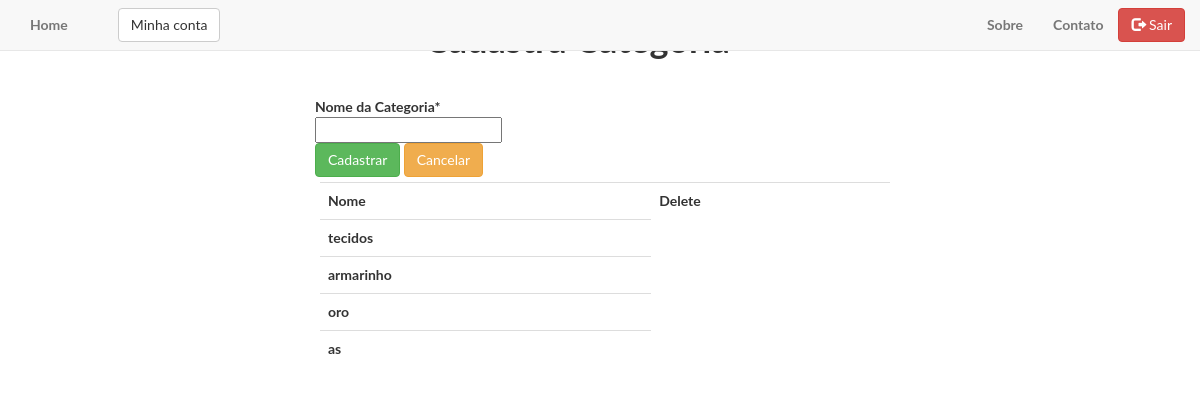
/product/create_category/ (signed in), run on the app's committed database.
### product/models.py (models this page shows, shortened)
class Category(models.Model):
    category_name = models.CharField(max_length=30, unique=True)

### product/views.py (the view)
@staff_member_required
def create_category(request):
    if request.method == "POST":
        form = Create_Category_Form(request.POST)
        if form.is_valid():
            form.save()
        return render(request, 'create_category.html', {'form': form, 'all_categories': Category.objects.all()})
    else:
        form = Create_Category_Form()
        return render(request, 'create_category.html', {'form': form, 'all_categories': Category.objects.all()})

### product/forms.py
class Create_Category_Form(ModelForm):
    class Meta:
        model = Category
        fields = '__all__'
        labels = {
            'category_name': 'Nome da Categoria',
        }

### product/templates/create_category.html (shortened to what this page needs)
{% extends 'base.html' %}
{% load crispy_forms_tags %}
{% block body %}
 <div class="col-md-6 col-md-offset-3">
  <div class="col-md-8 col-md-offset-2">
    <h1>Cadastra Categoria</h1>
    <br>
  </div>
  <form class="form-horizontal" action="" method="post" enctype="multipart/form-data">
    {{form|crispy}}
    <button type="submit" type="button" class="btn btn-success" onclick="return confirm('Voce tem certeza ?')">Cadastrar</button>
    <a class="btn btn-warning" href="{% url 'product:listproducts' %}">Cancelar</a>
  </form>
  <table class="table table-hover" style="margin:5px;">
    <tr>
      <th>Nome</th>
      <th>Delete</th>
    </tr>
    {% for category in all_categories %}
    <tr>
      <td>{{category.category_name}}</td>
      </tr>
    {% endfor %}
  </table>
</div>
{% endblock %}

### users/static/users/css/landing-page.css (style rules this page uses)
body, html { width: 100%; height: 100%; }
body, h1, h2, h3, h4, h5, h6 { font-family: "Lato","Helvetica Neue",Helvetica,Arial,sans-serif; font-weight: 700; }

### data on the page
Category: category_name "tecidos"
Category: category_name "armarinho"
Category: category_name "oro"
Category: category_name "as"
